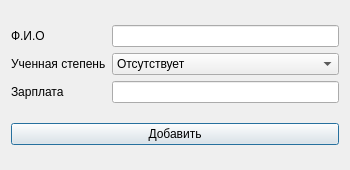
<?xml version="1.0" encoding="UTF-8"?>
<ui version="4.0">
 <class>AddPrepodWindow</class>
 <widget class="QDialog" name="AddPrepodWindow">
  <property name="geometry">
   <rect>
    <x>0</x>
    <y>0</y>
    <width>350</width>
    <height>170</height>
   </rect>
  </property>
  <property name="windowTitle">
   <string>Добавить студента</string>
  </property>
  <layout class="QVBoxLayout" name="verticalLayout_3">
   <item>
    <layout class="QHBoxLayout" name="horizontalLayout">
     <item>
      <layout class="QVBoxLayout" name="verticalLayout_2">
       <item>
        <widget class="QLabel" name="label">
         <property name="text">
          <string>Ф.И.О</string>
         </property>
        </widget>
       </item>
       <item>
        <widget class="QLabel" name="label_2">
         <property name="text">
          <string>Ученная степень</string>
         </property>
        </widget>
       </item>
       <item>
        <widget class="QLabel" name="label_3">
         <property name="focusPolicy">
          <enum>Qt::NoFocus</enum>
         </property>
         <property name="layoutDirection">
          <enum>Qt::RightToLeft</enum>
         </property>
         <property name="autoFillBackground">
          <bool>false</bool>
         </property>
         <property name="text">
          <string>Зарплата</string>
         </property>
        </widget>
       </item>
      </layout>
     </item>
     <item>
      <layout class="QVBoxLayout" name="verticalLayout">
       <item>
        <widget class="QLineEdit" name="lineEdit"/>
       </item>
       <item>
        <widget class="QComboBox" name="comboBox">
         <item>
          <property name="text">
           <string>Отсутствует</string>
          </property>
         </item>
         <item>
          <property name="text">
           <string>Кандидат наук</string>
          </property>
         </item>
         <item>
          <property name="text">
           <string>Доктор наук</string>
          </property>
         </item>
        </widget>
       </item>
       <item>
        <widget class="QLineEdit" name="lineEdit_2"/>
       </item>
      </layout>
     </item>
    </layout>
   </item>
   <item>
    <widget class="QPushButton" name="pushButton_2">
     <property name="text">
      <string>Добавить</string>
     </property>
    </widget>
   </item>
  </layout>
 </widget>
 <resources/>
 <connections/>
</ui>
